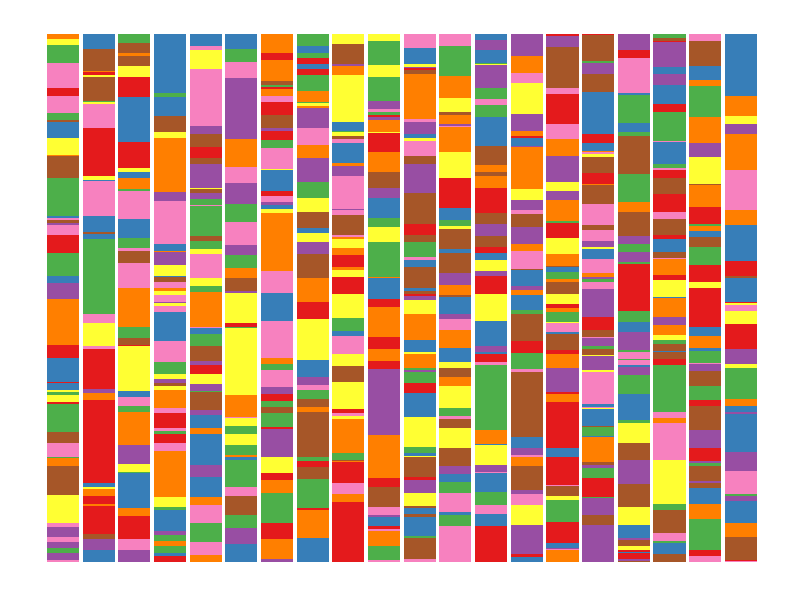
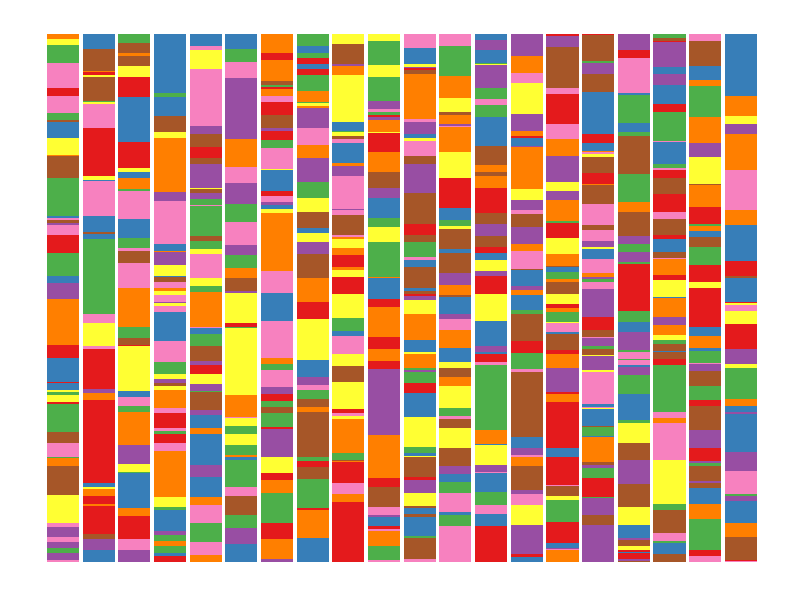

Generate these figures, in order, with R:
library(tidyverse)

N_CHROMS <- 20
SEGS_PER_CHROM <- 50 # On average

set.seed(20210928)
segs <- N_CHROMS * SEGS_PER_CHROM
d <- tibble(start = runif(segs),
            chrom = sample(1:N_CHROMS, segs, replace = TRUE)) |>
    bind_rows(tibble(start = 0, chrom = 1:N_CHROMS)) |>
    arrange(chrom, start) |>
    group_by(chrom) |>
    mutate(end = lead(start, default = 1)) |>
    ungroup() |>
    mutate(strain = sample(1:8, n(), replace = TRUE) |> as.factor())

ggplot(d, aes(xmin = chrom, xmax = chrom + 0.9, ymin = start, ymax = end,
              fill = strain)) +
    geom_rect(show.legend = FALSE) +
    scale_fill_brewer(type = "qual", palette = 6) +
    theme_minimal() +
    theme(axis.text = element_blank(),
          panel.grid = element_blank())

ggsave("figures/figure1/figure1b_mosaics.png", width = 4, height = 3)
